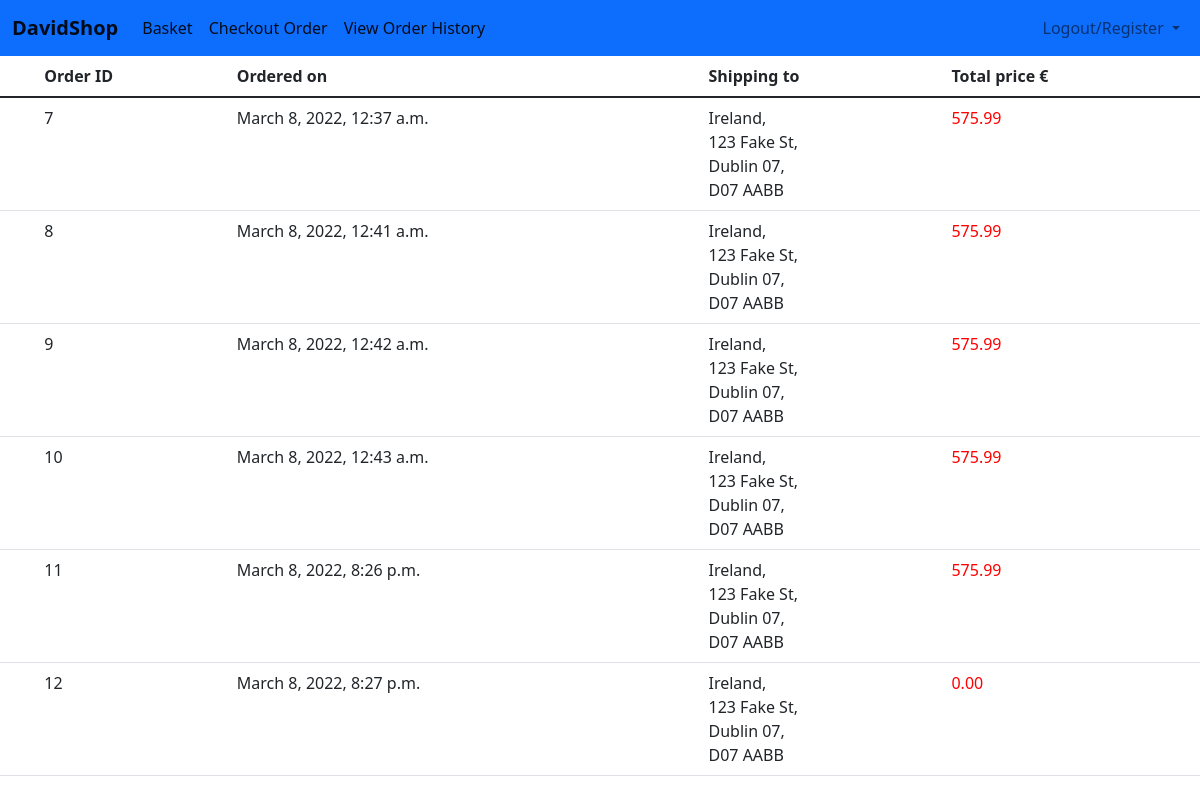
Page /orderhistory/ (signed in) on the committed database.
### DavidsShop/models.py (models this page shows)
class Order(models.Model):
    id = models.IntegerField(primary_key=True)
    BasketID = models.ForeignKey(Basket, on_delete=models.CASCADE)
    UserID = models.ForeignKey(APIUser, on_delete=models.CASCADE)
    DateTimeOrdered = models.DateTimeField(auto_now_add=True)
    TotalPrice = models.DecimalField(max_digits=6, decimal_places=2, default=0.0)
    ShippingCountry = models.TextField(default="")
    ShippingAddress1 = models.TextField(default="")
    ShippingAddress2 = models.TextField(default="")
    ShippingAddressZip = models.TextField(default="")

### DavidsShop/views.py (the view)
# urls.py: path('orderhistory/', views.previous_orders, name="order_history"),
@login_required
def previous_orders(request):
    user = request.user
    orders = Order.objects.filter(UserID=user)
    return render(request, 'orderhistory.html', {'orders':orders})

### DavidsShop/templates/orderhistory.html (shortened to what this page needs)
{% extends 'base.html' %}
{% block content %}
<table width="100%" class="bordered table">
    <thead>
        <tr>
            <th></th>
            <th>Order ID</th>
            <th>Ordered on</th>
            <th>Shipping to</th>
            <th>Total price €</th>
        </tr>
    </thead>
    <tbody>
        {% for ord in orders %}
            <tr>
                <td></td>
                <td>{{ ord.id }}</td>
                <td>{{ ord.DateTimeOrdered }}</td>
                <td>
                {{ ord.ShippingCountry  }},<br>
                {{ ord.ShippingAddress1  }},<br>
                {{ ord.ShippingAddress2  }},<br>
                {{ ord.ShippingAddressZip  }}<br>
                <td style="color:red"> {{ ord.TotalPrice }}</td>
            </tr>
        {% endfor %}
    </tbody>
</table>
{% endblock %}

### rows in the picture
Order: id "7", DateTimeOrdered "March 8, 2022, 12:37 a.m.", ShippingCountry "Ireland", ShippingAddress1 "123 Fake St", ShippingAddress2 "Dublin 07", ShippingAddressZip "D07 AABB", TotalPrice "575.99"
Order: id "8", DateTimeOrdered "March 8, 2022, 12:41 a.m.", ShippingCountry "Ireland", ShippingAddress1 "123 Fake St", ShippingAddress2 "Dublin 07", ShippingAddressZip "D07 AABB", TotalPrice "575.99"
Order: id "9", DateTimeOrdered "March 8, 2022, 12:42 a.m.", ShippingCountry "Ireland", ShippingAddress1 "123 Fake St", ShippingAddress2 "Dublin 07", ShippingAddressZip "D07 AABB", TotalPrice "575.99"
Order: id "10", DateTimeOrdered "March 8, 2022, 12:43 a.m.", ShippingCountry "Ireland", ShippingAddress1 "123 Fake St", ShippingAddress2 "Dublin 07", ShippingAddressZip "D07 AABB", TotalPrice "575.99"
Order: id "11", DateTimeOrdered "March 8, 2022, 8:26 p.m.", ShippingCountry "Ireland", ShippingAddress1 "123 Fake St", ShippingAddress2 "Dublin 07", ShippingAddressZip "D07 AABB", TotalPrice "575.99"
Order: id "12", DateTimeOrdered "March 8, 2022, 8:27 p.m.", ShippingCountry "Ireland", ShippingAddress1 "123 Fake St", ShippingAddress2 "Dublin 07", ShippingAddressZip "D07 AABB", TotalPrice "0.00"
